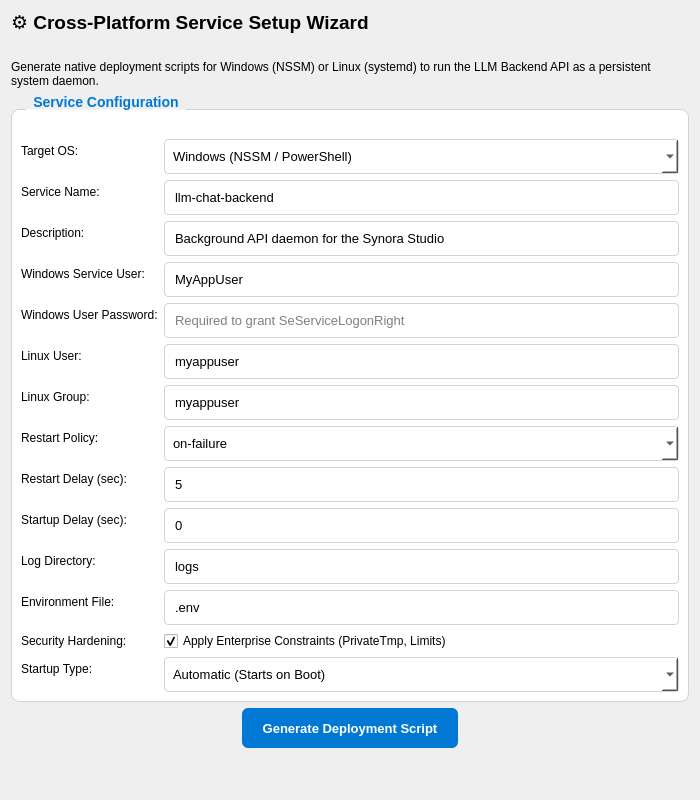
<?xml version="1.0" encoding="UTF-8"?>
<ui version="4.0">
 <class>ServiceInstallerTab</class>
 <widget class="QWidget" name="ServiceInstallerTab">
  <property name="styleSheet">
   <string notr="true">QGroupBox { font-size: 14px; font-weight: bold; color: #0078d4; border: 1px solid #ced4da; border-radius: 8px; margin-top: 15px; padding-top: 20px; background-color: #ffffff; }
QGroupBox::title { subcontrol-origin: margin; left: 15px; padding: 0 5px; }
QPushButton { background-color: #0078d4; color: white; border: none; padding: 10px 20px; border-radius: 6px; font-weight: bold; font-size: 13px; }
QLineEdit, QComboBox { padding: 8px; border: 1px solid #ced4da; border-radius: 4px; background-color: #ffffff; font-size: 13px; }
QLineEdit:focus, QComboBox:focus { border: 1px solid #0078d4; }</string>
  </property>
  <property name="geometry">
   <rect>
    <x>0</x>
    <y>0</y>
    <width>700</width>
    <height>800</height>
   </rect>
  </property>
  <layout class="QVBoxLayout" name="verticalLayout">
   <item>
    <layout class="QVBoxLayout" name="verticalLayout_2">
     <item>
      <widget class="QLabel" name="titleLabel">
       <property name="font">
        <font>
         <pointsize>14</pointsize>
         <bold>true</bold>
        </font>
       </property>
       <property name="text">
        <string>⚙️ Cross-Platform Service Setup Wizard</string>
       </property>
      </widget>
     </item>
     <item>
      <spacer name="horizontalSpacer_3">
       <property name="orientation">
        <enum>Qt::Orientation::Horizontal</enum>
       </property>
       <property name="sizeHint" stdset="0">
        <size>
         <width>40</width>
         <height>20</height>
        </size>
       </property>
      </spacer>
     </item>
     <item>
      <widget class="QLabel" name="descLabel">
       <property name="text">
        <string>Generate native deployment scripts for Windows (NSSM) or Linux (systemd) to run the LLM Backend API as a persistent system daemon.</string>
       </property>
       <property name="wordWrap">
        <bool>true</bool>
       </property>
      </widget>
     </item>
     <item>
      <widget class="QGroupBox" name="groupBox">
       <property name="title">
        <string>Service Configuration</string>
       </property>
       <layout class="QFormLayout" name="formLayout">
        <item row="0" column="0">
         <widget class="QLabel" name="labelOS">
          <property name="text">
           <string>Target OS:</string>
          </property>
         </widget>
        </item>
        <item row="0" column="1">
         <widget class="QComboBox" name="osCombo">
          <item>
           <property name="text">
            <string>Windows (NSSM / PowerShell)</string>
           </property>
          </item>
          <item>
           <property name="text">
            <string>Linux (systemd / .service)</string>
           </property>
          </item>
         </widget>
        </item>
        <item row="1" column="0">
         <widget class="QLabel" name="labelName">
          <property name="text">
           <string>Service Name:</string>
          </property>
         </widget>
        </item>
        <item row="1" column="1">
         <widget class="QLineEdit" name="svcName">
          <property name="text">
           <string>llm-chat-backend</string>
          </property>
         </widget>
        </item>
        <item row="2" column="0">
         <widget class="QLabel" name="labelDesc">
          <property name="text">
           <string>Description:</string>
          </property>
         </widget>
        </item>
        <item row="2" column="1">
         <widget class="QLineEdit" name="svcDesc">
          <property name="text">
           <string>Background API daemon for the Synora Studio</string>
          </property>
         </widget>
        </item>
        <item row="3" column="0">
         <widget class="QLabel" name="labelWinUser">
          <property name="text">
           <string>Windows Service User:</string>
          </property>
         </widget>
        </item>
        <item row="3" column="1">
         <widget class="QLineEdit" name="winUser">
          <property name="text">
           <string>MyAppUser</string>
          </property>
         </widget>
        </item>
        <item row="4" column="0">
         <widget class="QLabel" name="labelWinPass">
          <property name="text">
           <string>Windows User Password:</string>
          </property>
         </widget>
        </item>
        <item row="4" column="1">
         <widget class="QLineEdit" name="winPass">
          <property name="echoMode">
           <enum>QLineEdit::EchoMode::Password</enum>
          </property>
          <property name="placeholderText">
           <string>Required to grant SeServiceLogonRight</string>
          </property>
         </widget>
        </item>
        <item row="5" column="0">
         <widget class="QLabel" name="labelLinuxUser">
          <property name="text">
           <string>Linux User:</string>
          </property>
         </widget>
        </item>
        <item row="5" column="1">
         <widget class="QLineEdit" name="linuxUser">
          <property name="text">
           <string>myappuser</string>
          </property>
         </widget>
        </item>
        <item row="6" column="0">
         <widget class="QLabel" name="labelLinuxGroup">
          <property name="text">
           <string>Linux Group:</string>
          </property>
         </widget>
        </item>
        <item row="6" column="1">
         <widget class="QLineEdit" name="linuxGroup">
          <property name="text">
           <string>myappuser</string>
          </property>
         </widget>
        </item>
        <item row="7" column="0">
         <widget class="QLabel" name="labelRestartPolicy">
          <property name="text">
           <string>Restart Policy:</string>
          </property>
         </widget>
        </item>
        <item row="7" column="1">
         <widget class="QComboBox" name="restartPolicy">
          <item>
           <property name="text">
            <string>on-failure</string>
           </property>
          </item>
          <item>
           <property name="text">
            <string>always</string>
           </property>
          </item>
          <item>
           <property name="text">
            <string>no</string>
           </property>
          </item>
         </widget>
        </item>
        <item row="8" column="0">
         <widget class="QLabel" name="labelRestartDelay">
          <property name="text">
           <string>Restart Delay (sec):</string>
          </property>
         </widget>
        </item>
        <item row="8" column="1">
         <widget class="QLineEdit" name="restartDelay">
          <property name="inputMethodHints">
           <set>Qt::InputMethodHint::ImhDigitsOnly</set>
          </property>
          <property name="text">
           <string>5</string>
          </property>
         </widget>
        </item>
        <item row="9" column="0">
         <widget class="QLabel" name="labelStartupDelay">
          <property name="text">
           <string>Startup Delay (sec):</string>
          </property>
         </widget>
        </item>
        <item row="9" column="1">
         <widget class="QLineEdit" name="startupDelay">
          <property name="inputMethodHints">
           <set>Qt::InputMethodHint::ImhDigitsOnly</set>
          </property>
          <property name="text">
           <string>0</string>
          </property>
         </widget>
        </item>
        <item row="10" column="0">
         <widget class="QLabel" name="labelLogDir">
          <property name="text">
           <string>Log Directory:</string>
          </property>
         </widget>
        </item>
        <item row="10" column="1">
         <widget class="QLineEdit" name="logDir">
          <property name="text">
           <string>logs</string>
          </property>
         </widget>
        </item>
        <item row="11" column="0">
         <widget class="QLabel" name="labelEnvFile">
          <property name="text">
           <string>Environment File:</string>
          </property>
         </widget>
        </item>
        <item row="11" column="1">
         <widget class="QLineEdit" name="envFile">
          <property name="text">
           <string>.env</string>
          </property>
         </widget>
        </item>
        <item row="12" column="0">
         <widget class="QLabel" name="labelHardening">
          <property name="text">
           <string>Security Hardening:</string>
          </property>
         </widget>
        </item>
        <item row="12" column="1">
         <widget class="QCheckBox" name="hardeningCheck">
          <property name="text">
           <string>Apply Enterprise Constraints (PrivateTmp, Limits)</string>
          </property>
          <property name="checked">
           <bool>true</bool>
          </property>
         </widget>
        </item>
        <item row="13" column="0">
         <widget class="QLabel" name="labelStartup">
          <property name="text">
           <string>Startup Type:</string>
          </property>
         </widget>
        </item>
        <item row="13" column="1">
         <widget class="QComboBox" name="startupTypeCombo">
          <item>
           <property name="text">
            <string>Automatic (Starts on Boot)</string>
           </property>
          </item>
          <item>
           <property name="text">
            <string>Manual (Requires command)</string>
           </property>
          </item>
         </widget>
        </item>
       </layout>
      </widget>
     </item>
     <item>
      <layout class="QHBoxLayout" name="horizontalLayout">
       <item>
        <spacer name="horizontalSpacer_2">
         <property name="orientation">
          <enum>Qt::Orientation::Horizontal</enum>
         </property>
         <property name="sizeHint" stdset="0">
          <size>
           <width>40</width>
           <height>20</height>
          </size>
         </property>
        </spacer>
       </item>
       <item>
        <widget class="QPushButton" name="generateBtn">
         <property name="minimumSize">
          <size>
           <width>0</width>
           <height>40</height>
          </size>
         </property>
         <property name="text">
          <string>Generate Deployment Script</string>
         </property>
        </widget>
       </item>
       <item>
        <spacer name="horizontalSpacer">
         <property name="orientation">
          <enum>Qt::Orientation::Horizontal</enum>
         </property>
         <property name="sizeHint" stdset="0">
          <size>
           <width>40</width>
           <height>20</height>
          </size>
         </property>
        </spacer>
       </item>
      </layout>
     </item>
    </layout>
   </item>
   <item>
    <spacer name="verticalSpacer">
     <property name="orientation">
      <enum>Qt::Orientation::Vertical</enum>
     </property>
     <property name="sizeHint" stdset="0">
      <size>
       <width>20</width>
       <height>40</height>
      </size>
     </property>
    </spacer>
   </item>
   <item>
    <widget class="QLabel" name="outputLabel">
     <property name="text">
      <string/>
     </property>
     <property name="wordWrap">
      <bool>true</bool>
     </property>
    </widget>
   </item>
  </layout>
 </widget>
 <resources/>
 <connections/>
</ui>
